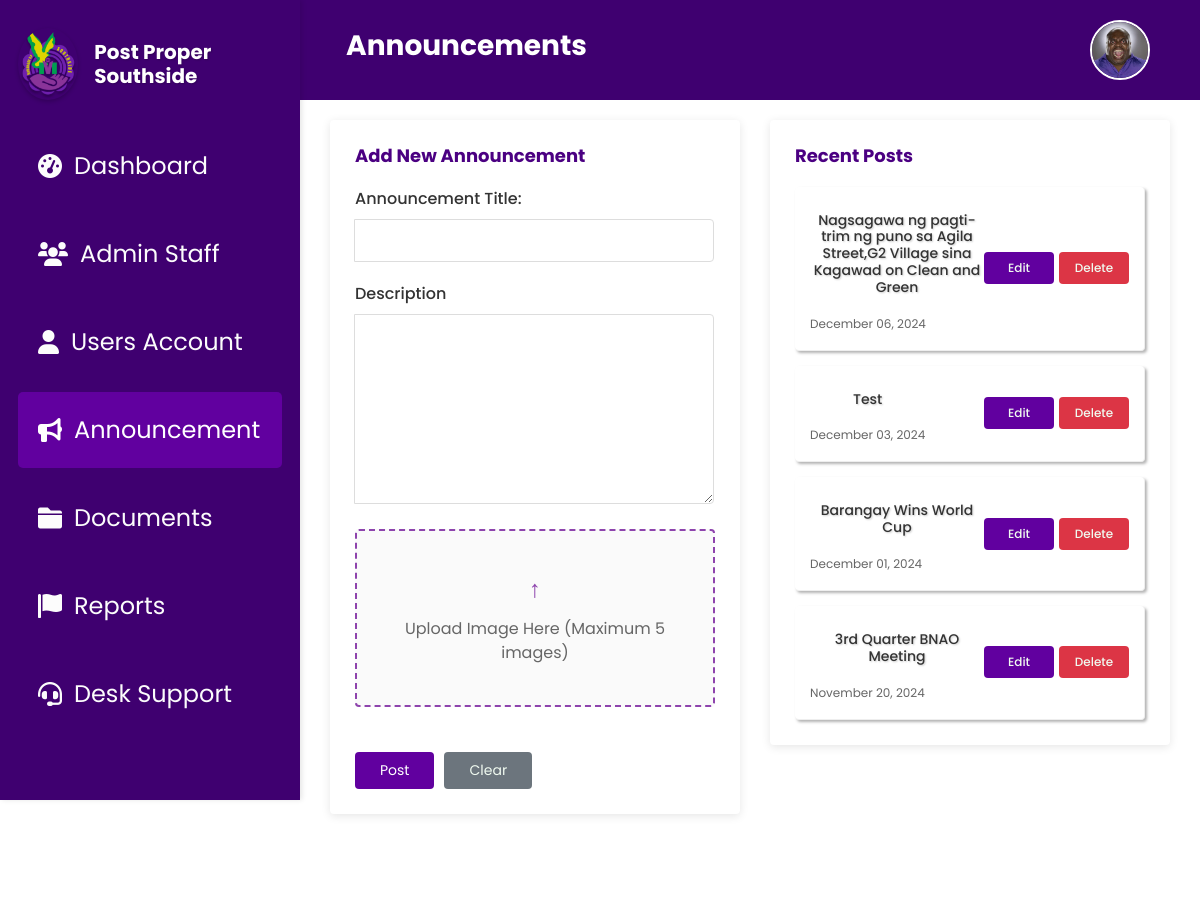
/announcement.php (signed in), run on the app's committed database.
### tables this page shows
CREATE TABLE `barangay_announcements` (
  `id` int(11) NOT NULL,
  `announcement_title` varchar(255) NOT NULL,
  `description_text` text NOT NULL,
  `announcement_images` longtext DEFAULT NULL,
  `created_at` timestamp NOT NULL DEFAULT current_timestamp(),
  `posted_at` varchar(255) DEFAULT current_timestamp()
);

### announcement.php (the view, shortened to what this page needs)
<?php
include 'db.php';
$query = "SELECT id, announcement_title, description_text, announcement_images, created_at FROM barangay_announcements ORDER BY created_at DESC LIMIT 10";
$stmt = $conn->prepare($query);
$stmt->execute();
$announcements = $stmt->fetchAll(PDO::FETCH_ASSOC);
?>
<!DOCTYPE html>
<html lang="en">
<head>
    <link rel="stylesheet" href="css/Announcement.css">
    <link href="https://cdn.jsdelivr.net/npm/bootstrap@5.3.0/dist/css/bootstrap.min.css" rel="stylesheet">
    <link href="https://cdnjs.cloudflare.com/ajax/libs/font-awesome/6.0.0-beta3/css/all.min.css" rel="stylesheet">
</head>
<body>
<?php
    include 'header.php';
?>
<?php include 'sidebar.php'; ?>
<div class="main-content">
    <div class="content-layout">
        <div class="left-section">
            <div class="white-card">
                <h2>Add New Announcement</h2>
                <form action="process_announcement.php" method="POST" enctype="multipart/form-data">
                    <div class="input-group">
    <label for="title">Announcement Title:</label>
    <input type="text" name="title" id="title" class="full-width-input" required>
</div>
<div class="input-group">
    <label for="description">Description</label>
    <textarea name="description" id="description" class="full-width-input" rows="8" required></textarea>
</div>
                    <div class="upload-section">
                        <div class="upload-box">
                            <div class="upload-icon">↑</div>
                            <div class="upload-text">Upload Image Here (Maximum 5 images)</div>
                        </div>
                    </div>
                    <div class="button-group">
                        <button type="button" class="btn-save" onclick="showPublishModal()">Post</button>
                        <button type="reset" class="btn-clear" onclick="clearImagePreview()">Clear</button>
                    </div>
                </form>
            </div>
        </div>
         <div class="right-section">
            <div class="white-card">
                <h2>Recent Posts</h2>
                <div class="posts-list">
                <?php
                    foreach ($announcements as $announcement) {
                        $formattedDate = date("F d, Y", strtotime($announcement['created_at']));
                        echo '<div class="post-item">
                                <div class="post-content">
                                    <h3>' . htmlspecialchars($announcement['announcement_title']) . '</h3>
                                    <span class="post-date">' . htmlspecialchars($formattedDate) . '</span>
                                </div>
                                <div class="post-actions">
                                    <a href="post_edit.php?id=' . $announcement['id'] . '" class="btn-edit">Edit</a>
                                    <a href="#" class="btn-delete" data-id="' . $announcement['id'] . '">Delete</a>
                                </div>
                            </div>';
                    }
                ?>
                </div>
            </div>
        </div>
    </div>
</div>
</body>
</html>

### css/Announcement.css (style rules this page uses)
.main-content { padding: 1.25rem 1.875rem; background-color: #fff; min-height: 100vh; margin-left: 15.625rem; font-family: "Poppins", sans-serif; }
.content-layout { display: grid; grid-template-columns: 1fr 25rem; gap: 1.875rem; }
.white-card { background: white; border-radius: 0.25rem; padding: 1.563rem; box-shadow: 0 0.125rem 0.625rem rgba(0, 0, 0, 0.1); transition: transform 0.2s; }
.white-card h2 { font-family: "Poppins", sans-serif; font-weight: 700; font-size: 1.125rem; margin-bottom: 1.25rem; color: #4b0082; }
.input-group { margin-bottom: 1.25rem; }
.input-group label { display: block; margin-bottom: 0.5rem; color: #333; font-weight: 500; }
.full-width-input, textarea { width: 100%; padding: 0.625rem; border: 1px solid #ddd; border-radius: 0.25rem; font-size: 0.875rem; }
textarea { resize: none; rows: 8; }
.upload-section { margin: 1.563rem 0; }
.upload-box { border: 0.125rem dashed #8e44ad; border-radius: 0.25rem; padding: 2.5rem 1.25rem; text-align: center; background-color: #fafafa; cursor: pointer; position: relative; }
.upload-icon { font-size: 1.5rem; margin-bottom: 0.625rem; color: #8e44ad; }
.upload-text { color: #666; }
.button-group { display: flex; gap: 0.625rem; margin-top: 1.25rem; }
.btn-save, .btn-clear { padding: 0.5rem 1.563rem; border: none; border-radius: 0.25rem; font-size: 0.875rem; cursor: pointer; text-decoration: none; }
.btn-save { background-color: #61009f; color: white; }
.btn-clear { background-color: #6c757d; color: #f0faf0; }
.posts-list { display: flex; flex-direction: column; gap: 0.9375rem; }
.post-item { padding: 0.9375rem; border-bottom: 0.0625rem solid #eee; border-right: 0.0625rem solid #eee; display: flex; justify-content: space-between; align-items: center; background: #ffffff; border-radius: 0.25rem; transition: background-color 0.2s; box-shadow: 2px 2px 3px rgba(0, 0, 0, 0.3); }
.post-content h3 { font-size: 0.875rem; margin-bottom: 0.3125rem; color: #333; }
.post-date { font-size: 0.75rem; color: #666; }
.post-actions { display: flex; gap: 0.3125rem; }
.btn-edit, .btn-delete { width: 4.375rem; height: 2rem; display: flex; align-items: center; justify-content: center; border: none; border-radius: 0.25rem; font-size: 0.75rem; font-weight: 500; color: #f0faf0; cursor: pointer; text-decoration: none; }
.btn-edit { background-color: #61009f; }
.btn-delete { background-color: #dc3545; color: #f0faf0; }

### css/header.css (style rules this page uses)
* { margin: 0; padding: 0; box-sizing: border-box; }

### css/Sidebar.css (style rules this page uses)
h3 { font-size: 1rem; font-family: "Poppins", sans-serif; color: white; text-align: center; margin: 0; padding: 10px 0; text-shadow: 1px 1px 2px rgba(0, 0, 0, 0.2); }
.main-content { margin-left: 18.75rem; }

### data on the page
barangay_announcements: announcement_title "Nagsagawa ng pagti-trim ng puno sa Agila Street,G2 Village sina Kagawad on Clean and Green", created_at "December 06, 2024"
barangay_announcements: announcement_title "Test", created_at "December 03, 2024"
barangay_announcements: announcement_title "Barangay Wins World Cup", created_at "December 01, 2024"
barangay_announcements: announcement_title "3rd Quarter BNAO Meeting", created_at "November 20, 2024"

### other printed values
$pageTitle "Announcements"
